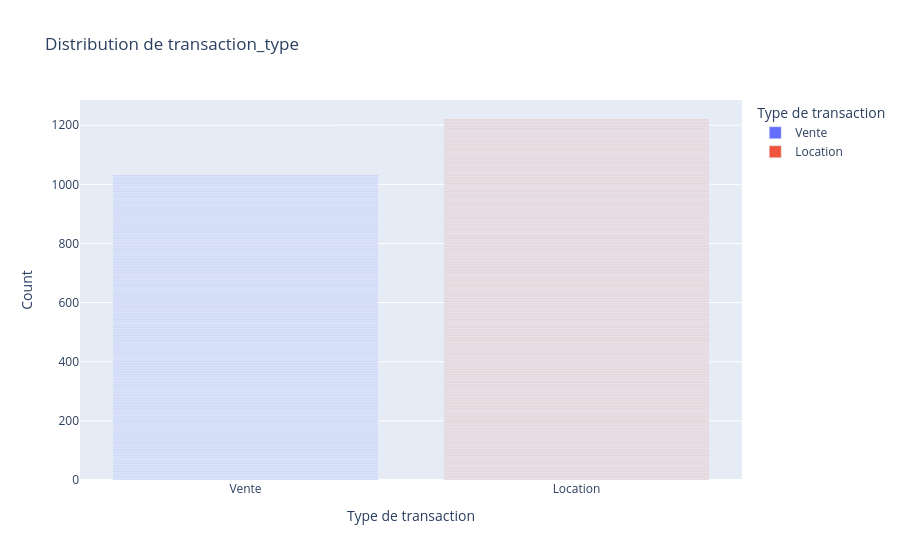

The cell this chart's notebook holds for it:
### Markdown cell above
## Distribution de transaction_type (bar plot)

### Code cell
fig = px.bar(
    df,
    x= 'transaction_type',
    color='transaction_type',
    title='Distribution de transaction_type',
    labels={'transaction_type': 'Type de transaction'}
)

fig.update_layout(
    bargap=0.2,
    yaxis_title="Count"
)
fig.update_xaxes(dtick=1)
fig.show()

### Figure 1 — Plotly figure (JSON) as saved in the notebook; plotly's stock layout.template omitted (floating-point values rounded to 4 significant figures; data arrays with more than 128 entries replaced by an {"elided": "..."} marker saying what was removed)
{"data": [{"hovertemplate": "Type de transaction=%{x}<br>count=%{y}<extra></extra>", "legendgroup": "Vente", "marker": {"color": "#636efa", "pattern": {"shape": ""}}, "name": "Vente", "orientation": "v", "showlegend": true, "textposition": "auto", "type": "bar", "x": {"elided": "1032 str values"}, "xaxis": "x", "y": {"elided": "1032 int values"}, "yaxis": "y"}, {"hovertemplate": "Type de transaction=%{x}<br>count=%{y}<extra></extra>", "legendgroup": "Location", "marker": {"color": "#EF553B", "pattern": {"shape": ""}}, "name": "Location", "orientation": "v", "showlegend": true, "textposition": "auto", "type": "bar", "x": {"elided": "1221 str values"}, "xaxis": "x", "y": {"elided": "1221 int values"}, "yaxis": "y"}], "layout": {"bargap": 0.2, "barmode": "relative", "legend": {"title": {"text": "Type de transaction"}, "tracegroupgap": 0}, "title": {"text": "Distribution de transaction_type"}, "xaxis": {"anchor": "y", "categoryarray": ["Vente", "Location"], "categoryorder": "array", "domain": [0, 1], "dtick": 1, "title": {"text": "Type de transaction"}}, "yaxis": {"anchor": "x", "domain": [0, 1], "title": {"text": "Count"}}}}
